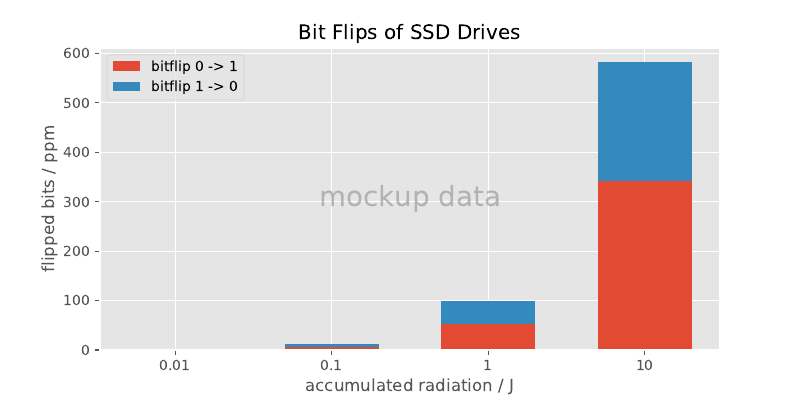

Reproduce this figure in Python.
#!/usr/bin/env python3
# -*- coding: utf-8 -*-
"""Mockup data visualisation plot for BL4S application.
"""


import matplotlib.pyplot as plt

import numpy as np


# mockup data
labels = ["0.01", "0.1", "1", "10"]
filesize = 1000000 #bit
upswitch = np.array((1, 7, 53, 342)) / filesize * 1000000
downswitch = np.array((1, 5, 46, 240)) / filesize * 1000000
width = 0.6


# plot generation
plt.style.use("ggplot")

fig = plt.figure(figsize=(8,4))
ax = fig.subplots()

ax.bar(labels, upswitch, width, label='bitflip 0 -> 1')
ax.bar(labels, downswitch, width, bottom=upswitch, label='bitflip 1 -> 0')

plt.title("Bit Flips of SSD Drives")
plt.xlabel("accumulated radiation / J")
plt.ylabel("flipped bits / ppm")
plt.legend(loc="upper left")
ax.text(0.5, 0.5, 'mockup data', transform=ax.transAxes,
        fontsize=20, color='gray', alpha=0.5,
        ha='center', va='center')

plt.savefig("mockup_plot.pdf")
plt.show()